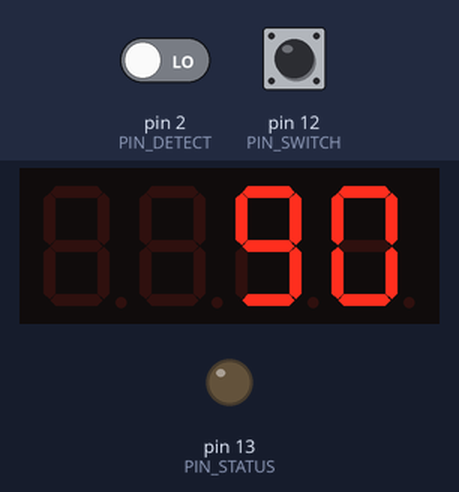
A sketch run on a simulated Arduino Uno, built with avr-gcc and run on an emulated ATmega328P. Parts: 4-digit seven-segment display, output pins drawn as LEDs (lit = HIGH). The inputs (shaded band) are chosen by the test bench; at power-on: pin 12 (PIN_SWITCH) HIGH, pin 2 (PIN_DETECT) LOW. What the sketch prints to the serial monitor is not drawn.

Above: at 1.2 s.
1.3 s: pin 12 (PIN_SWITCH) pulled LOW for 3.2 s
At 2.1 s:
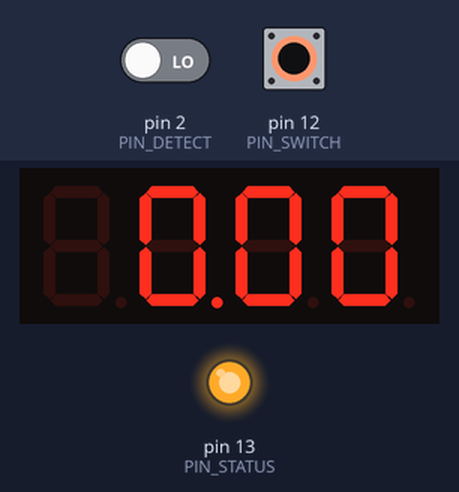
6.0 s: pin 12 (PIN_SWITCH) pulled LOW for 0.15 s
At 7.3 s:
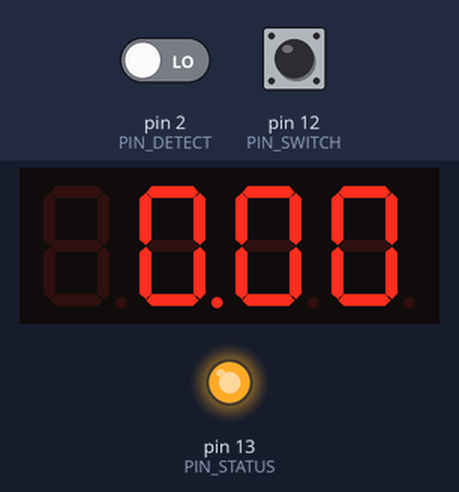
9.1 s: pin 12 (PIN_SWITCH) pulled LOW for 1 s
At 13.6 s:
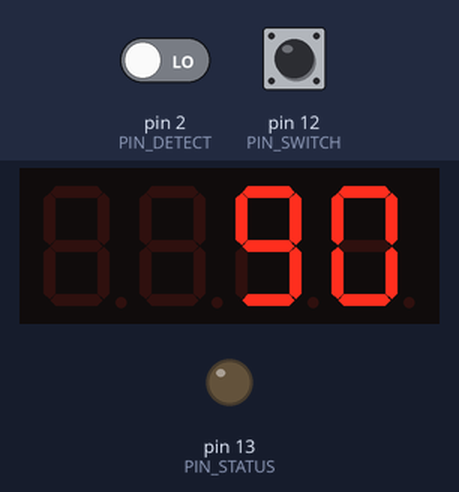
Timing chart, 0 to 15.1 s (numbered marks = the images above; inputs shaded):
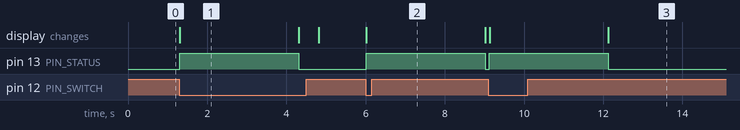

The sketch:

IRBeamBreak.ino
```cpp
/*

http://www.righto.com/2010/03/detecting-ir-beam-break-with-arduino-ir.html

*/

#include <Wire.h>
#include "Adafruit_LEDBackpack.h"
#include "Adafruit_GFX.h"

#include <IRremote.h>

#define PIN_IR 3
#define PIN_DETECT 2
#define PIN_STATUS 13
#define PIN_SWITCH 12

// ms that beam will be disabled
#define BEAM_OFF_TIME 60

IRsend irsend;
Adafruit_7segment matrix = Adafruit_7segment();

void setup()
{
  pinMode(PIN_DETECT, INPUT);
  pinMode(PIN_STATUS, OUTPUT);
  digitalWrite(PIN_IR, HIGH);

  irsend.enableIROut(38);
  irsend.mark(0);

  Serial.begin(9600);

  matrix.begin(0x70);
}

void loop() {
  Serial.print("Prep...");

  digitalWrite(PIN_STATUS, LOW);

  // make sure switch is closed
  while (!digitalRead(PIN_SWITCH)) {
    matrix.print(9999);
    matrix.drawColon(true);
    matrix.writeDisplay();
    delay(500);
  }

  // ok; wait for switch
  matrix.print(90);
  matrix.writeDisplay();

  Serial.print("Ready...");
  while (digitalRead(PIN_SWITCH)) {
    delay(100);
  }

  Serial.print("GO!");

  // wait for beam break
  unsigned long timeBegin = millis();
  detect(timeBegin);
  unsigned long totalTime = millis() - timeBegin;

  digitalWrite(PIN_STATUS, HIGH);

  Serial.print(" - Total Time: ");
  Serial.print(totalTime);
  Serial.println("ms");

  // output time
  matrix.print(totalTime / 1000.0);
  matrix.writeDisplay();

  delay(3000);
}

void detect(unsigned long timeBegin) {

  unsigned long timeStamp = 0;

  while (true) {

    if (millis()-timeStamp > BEAM_OFF_TIME) {
      irsend.enableIROut(38);
    }
    irsend.space(0);
    delay(1);
    irsend.mark(0);
    delay(1);
    if (!digitalRead(PIN_DETECT)) {
      return;
    }
    timeStamp = millis();

    // output time
    unsigned long totalTime = millis() - timeBegin;
    matrix.print(totalTime / 1000.0);
    matrix.writeDisplay();

    if (totalTime > 15000) return;
  }
}
```

Measured:
- after the input at 1.3 s, pin 13 (PIN_STATUS): LOW → HIGH at once, → LOW 3.0 s later; the display: changes at once (image 1)
- after the input at 6.0 s, pin 13 (PIN_STATUS): LOW → HIGH at once, → LOW 3.0 s later; the display: changes at once (image 2)
- after the input at 9.1 s, pin 13 (PIN_STATUS): LOW → HIGH at once, → LOW 3.0 s later; the display: first changes at once (image 3 shows a later state)
- what the display in image 1 shows lasts 3.0 s, from 1.3 s to 4.3 s
